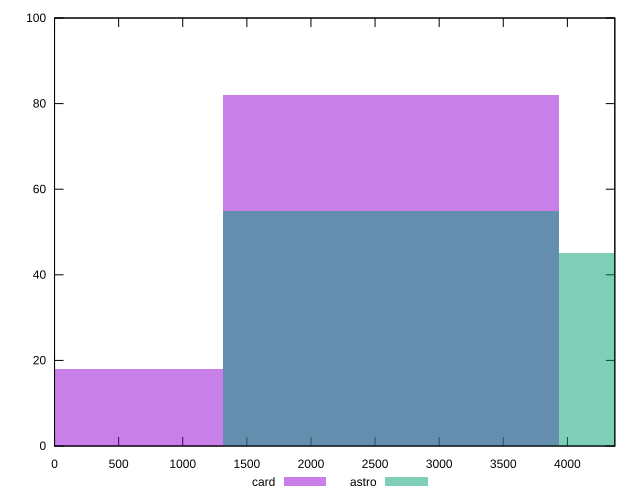

This chart was generated by the following gnuplot code:
reset

$card <<EOF
2623.6383893839525 82
0 18
EOF

$astro <<EOF
2623.6383893839525 55
5247.276778767905 45
EOF

set key outside below
set boxwidth 2623.6383893839525
set xrange [0:4370]
set yrange [0:100]
set trange [0:100]
set style fill transparent solid 0.5 noborder
set terminal svg size 640, 500 enhanced background rgb 'white'
set output "reports/report_00028_2021-02-24T12-49-42.674Z/unused-javascript/comparison/histogram/2_vs_3.svg"

plot $card title "card" with boxes, \
     $astro title "astro" with boxes

reset
